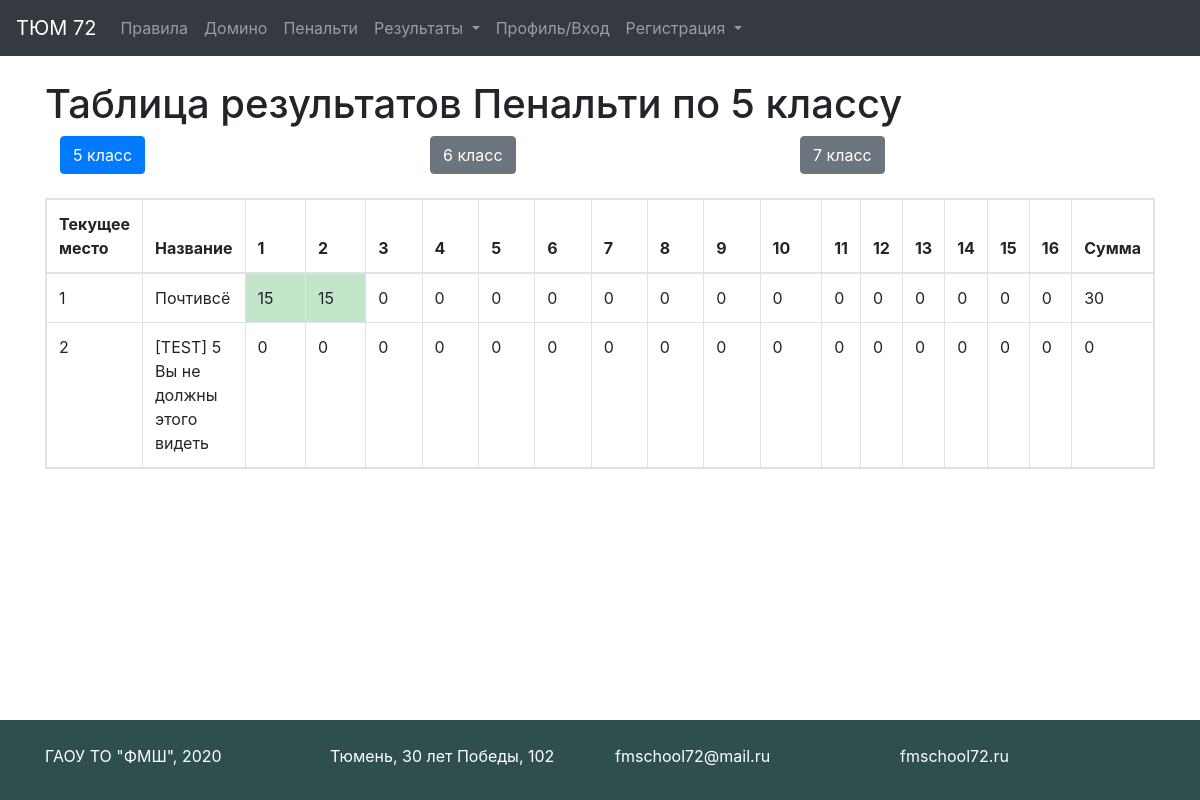
/results/penalty/5, run on an earlier commit of the app's database.
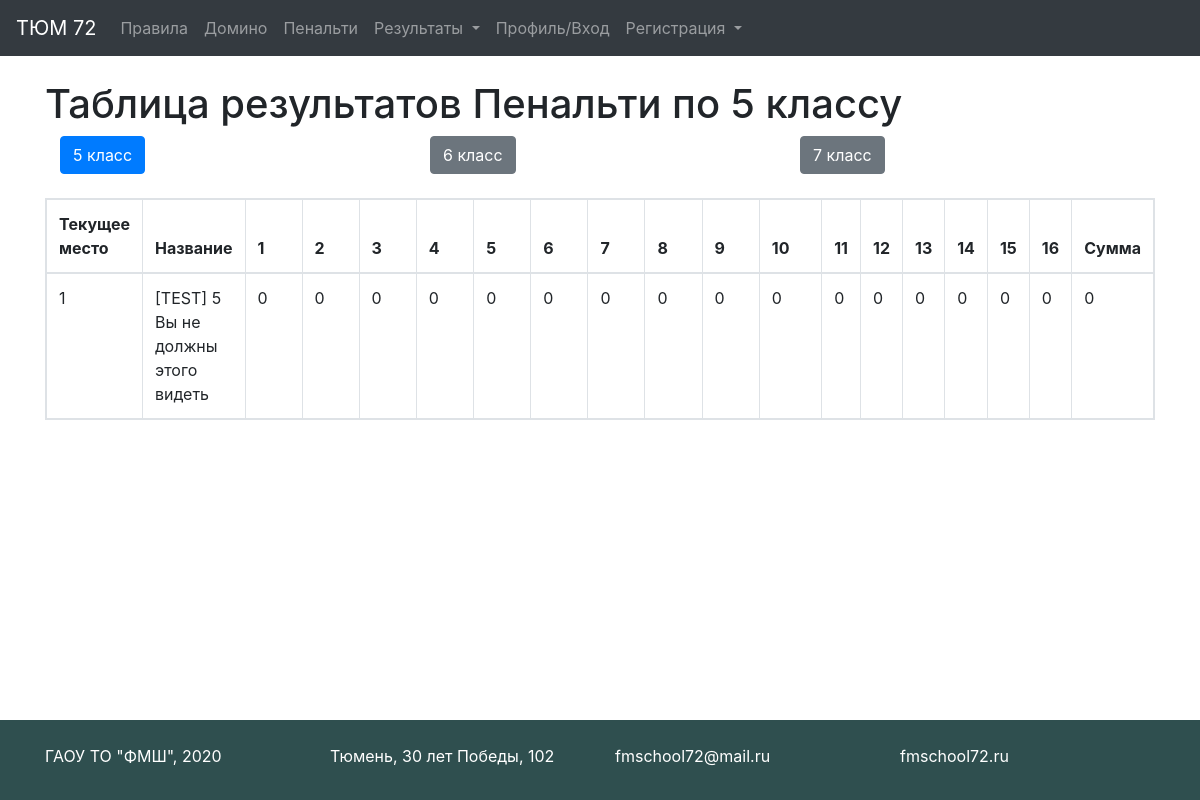
And on a later commit of the database.
### tables this page shows
CREATE TABLE penalty_tasks5 (id INTEGER PRIMARY KEY AUTOINCREMENT UNIQUE NOT NULL, title STRING UNIQUE NOT NULL, t1 NOT NULL DEFAULT '0ok', t2 NOT NULL DEFAULT '0ok', t3 NOT NULL DEFAULT '0ok', t4 NOT NULL DEFAULT '0ok', t5 NOT NULL DEFAULT '0ok', t6 NOT NULL DEFAULT '0ok', t7 NOT NULL DEFAULT '0ok', t8 NOT NULL DEFAULT '0ok', t9 NOT NULL DEFAULT '0ok', t10 NOT NULL DEFAULT '0ok', t11 NOT NULL DEFAULT '0ok', t12 NOT NULL DEFAULT '0ok', t13 NOT NULL DEFAULT '0ok', t14 NOT NULL DEFAULT '0ok', t15 DEFAULT ('0ok') NOT NULL, t16 DEFAULT ('0ok') NOT NULL, sum INTEGER DEFAULT (0));

### app.py (the view)
@app.route('/results/<game>/<grade>')
def results(game, grade):
    debug_var_test = RESULTS_SHOW_TEST  # 0 - показываем тестовых юзеров, 1 - не показываем
    debug_var_zero = RESULTS_SHOW_ZERO  # 0 - показываем юзеров с 0 баллами, 1 - не показываем
    grade = str(grade)
    team = ''
    if is_auth() and str(current_user.grade) == str(grade):
        team = current_user.team_name
    titles = {'domino': 'Домино', 'penalty': 'Пенальти'}
    if game == 'domino':
        info = domino_info
        number = 28
        keys = domino_keys
    else:
        info = penalty_info
        number = 16
        keys = penalty_keys
    table = game + '_tasks' + str(grade)
    con = sqlite3.connect(os.path.join("db", "tasks.db"))
    cur = con.cursor()
    results = cur.execute(f"SELECT * from {table} ORDER BY sum DESC").fetchall()
    con.close()
    if debug_var_test == 1:
        results = [row for row in results if
                   "[TEST]" not in row[1]]  # Не показываем тестовую команду
    if debug_var_zero == 1:
        results = [row for row in results if row[-1] == 0]  # Не показываем тех, кто ничего не набрал
    team_num = len(results)
    return render_template("results.html", team=team, results=results, title=titles[game],
                           grade=grade,
                           info=info, number=number, team_num=team_num, keys=keys)

### app.py (called while the page is built)
def is_auth():
    return current_user.is_authenticated

### templates/results.html
{% extends "base.html" %}
{% block content %}
    <h1>Таблица результатов {{ title }} по {{ grade }} классу</h1>
    <div class="container">
        <div class="row">
            {% for grd in ['5', '6', '7'] %}
                {% set a_grd = "./" + grd %}
                {% if grd == grade %}
                    <div class="col-sm">
                        <a href={{a_grd}} type="button" class="btn btn-primary">{{grd}} класс</a></div>
                {% else %}
                    <div class="col-sm">
                        <a href={{a_grd}} type="button" class="btn btn-secondary">{{grd}} класс</a></div>
                {% endif %}
            {% endfor %}
        </div>
    </div>
    <br>
    <table class="table table-bordered table-responsive" id="results">
        <thead>
        <tr>
            <th> Текущее место</th>
            <th> Название</th>
            {% for task in keys %}
                <th width="10%"> {{ info[grade][task]['name'] }} </th>
            {% endfor %}
            <th> Сумма</th>
        </tr>
        </thead>
        {% for place in range(team_num) %}
            <tr>
                {% if results[place][1] == team %}
                    <td class="table-primary"> {{ place + 1 }} </td>
                    <td class="table-primary"> {{ results[place][1] }} </td>
                {% else %}
                    <td> {{ place + 1 }} </td>
                    <td> {{ results[place][1] }} </td>
                {% endif %}
                {% if title == 'Домино' %}
                    {% set step = 3 %}
                {% else %}
                    {% set step = 2 %}
                {% endif %}
                {% for i in range(step, number + step) %}
                    {% set state = results[place][i][-2:] %}
                    {% set points = results[place][i][:-2] %}
                    {% if state == 'af' %}
                        <td class="table-success" width="30px"> {{ points }} </td>
                    {% elif state in ['ff', 'as', 'bf'] %}
                        <td class="table-warning" width="30px"> {{ points }} </td>
                    {% elif state == 'fs' %}
                        <td class="table-danger" width="30px"> {{ points }} </td>
                    {% else %}
                        <td width="30px"> {{ points }} </td>
                    {% endif %}
                {% endfor %}
                <td width="30px"> {{ results[place][-1] }} </td>
            </tr>
        {% endfor %}
    </table>
{% endblock %}

What changed in the data, as far as the page shows it:
removed penalty_tasks5: title "Почтивсё", sum "30"
Also different on the page:
new list line: "1 0 0 0 0 0 0 0 0 0 0 0 0 0 0 0 0"
new list line: "[TEST] 5 Вы не должны этого видеть 0"
list line gone: "1 15 15 0 0 0 0 0 0 0 0 0 0 0 0 0 0"
list line gone: "2 0 0 0 0 0 0 0 0 0 0 0 0 0 0 0 0"
list line gone: "[TEST] 5 Вы не должны этого видеть 0"
